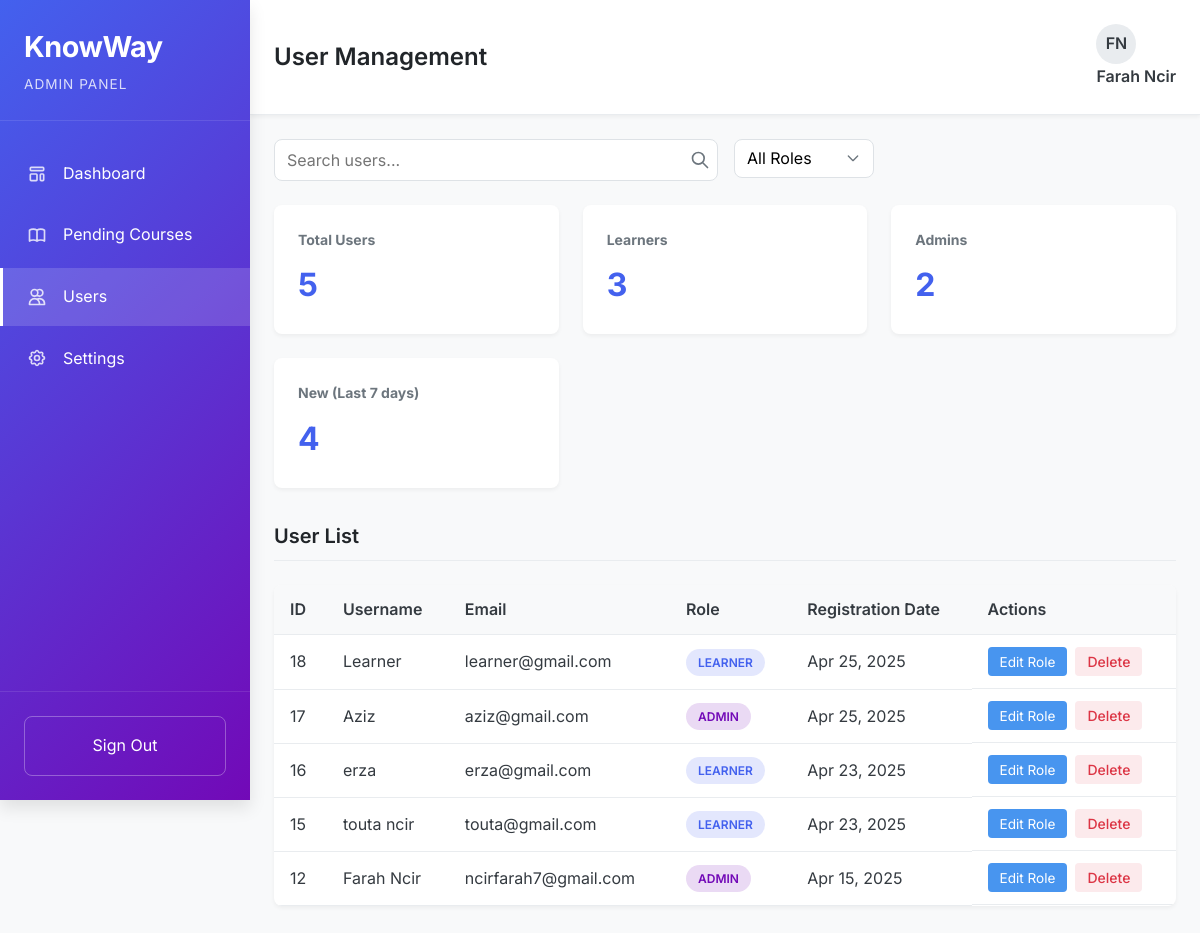
Page /view/users.php (signed in) on the committed database.
### tables this page shows
CREATE TABLE `users` (
  `id` int(11) NOT NULL,
  `username` varchar(100) NOT NULL,
  `email` varchar(255) NOT NULL,
  `password` varchar(255) NOT NULL,
  `created_at` timestamp NOT NULL DEFAULT current_timestamp(),
  `role` varchar(20) DEFAULT 'learner',
  `phone` varchar(20) DEFAULT NULL,
  `bio` text DEFAULT NULL,
  `avatar` varchar(255) DEFAULT NULL
);

### view/users.php (the view, shortened to what this page needs)
<?php
include '../config/db.php';
$username = $_SESSION['username'];
$initials = '';
$name_parts = explode(' ', $username);
foreach ($name_parts as $part) {
    $initials .= substr($part, 0, 1);
}
$user_id = $_SESSION['user_id'];
$user_query = "SELECT avatar FROM users WHERE id = ?";
$stmt = $conn->prepare($user_query);
$stmt->bind_param("i", $user_id);
$stmt->execute();
$result_user = $stmt->get_result();
$user_avatar = null;
if ($result_user->num_rows === 1) {
    $user_data = $result_user->fetch_assoc();
    $user_avatar = $user_data['avatar'];
}
$search = $_GET['search'] ?? '';
$filter = $_GET['filter'] ?? 'all';
$page = $_GET['page'] ?? 1;
$limit = 10;
$offset = ($page - 1) * $limit;
$sql = "SELECT * FROM users WHERE ";
$sql .= "(username LIKE '%$search%' OR email LIKE '%$search%') ";
$sql .= "ORDER BY created_at DESC ";
$sql .= "LIMIT $limit OFFSET $offset";
$result = $conn->query($sql);
$countSql = "SELECT COUNT(*) AS total FROM users WHERE ";
$countSql .= "(username LIKE '%$search%' OR email LIKE '%$search%') ";
$total_users = $conn->query($countSql)->fetch_assoc()['total'];
$total_learners = $conn->query("SELECT COUNT(*) AS count FROM users WHERE role='learner'")->fetch_assoc()['count'];
$total_admins = $conn->query("SELECT COUNT(*) AS count FROM users WHERE role='admin'")->fetch_assoc()['count'];
$recent_users = $conn->query("SELECT COUNT(*) AS count FROM users WHERE created_at >= DATE_SUB(NOW(), INTERVAL 7 DAY)")->fetch_assoc()['count'];
?>
<!DOCTYPE html>
<html lang="en">
<head>
    <link rel="stylesheet" href="admin-styles.css">
</head>
<body>
    <div class="admin-container" id="adminContainer">
        <aside class="sidebar" id="sidebar">
            <div class="sidebar-header">
                <h1 class="logo">KnowWay</h1>
                <p class="admin-label">Admin Panel</p>
            </div>
            <nav class="sidebar-nav">
                <ul>
                    <li><a href="admin.php"><span class="nav-icon dashboard-icon"></span>Dashboard</a></li>
                    <li><a href="pending-courses.php"><span class="nav-icon courses-icon"></span>Pending Courses</a></li>
                    <li class="active"><a href="users.php"><span class="nav-icon users-icon"></span>Users</a></li>
                    <li><a href="settings.php"><span class="nav-icon settings-icon"></span>Settings</a></li>
                </ul>
            </nav>
            <div class="sidebar-footer">
                <a href="../controller/logout.php" class="logout-btn">Sign Out</a>
            </div>
        </aside>
        <main class="main-content">
            <header class="content-header">
                <div class="header-left">
                    <h2>User Management</h2>
                </div>
                <div class="header-right">
                    <div class="admin-profile">
                    <div class="admin-avatar" style="width: 40px; height: 40px; border-radius: 50%; overflow: hidden; background-color: #e9ecef; display: flex; align-items: center; justify-content: center; margin-right: 8px; font-weight: 600; flex-shrink: 0; text-align: center;">
                    <?php if (isset($user_avatar) && $user_avatar): ?>
                                <img src="<?php echo htmlspecialchars($user_avatar); ?>" alt="Avatar" style="width: 40px; height: 40px; object-fit: cover; display: block; margin: 0; padding: 0;">
                            <?php else: ?>
                                <span style="font-size: 16px;"><?php echo htmlspecialchars($initials); ?></span>
                            <?php endif; ?>
                        </div>
                        <span class="admin-name"><?= htmlspecialchars($username) ?></span>
                    </div>
                </div>
            </header>
            <div class="content-body">
                <div class="toolbar">
                    <div class="search-filter">
                        <form method="GET" class="search-form">
                            <div class="search-input-wrapper">
                                <input type="text" name="search" placeholder="Search users..." value="<?= htmlspecialchars($search) ?>">
                                <button type="submit" class="search-btn"></button>
                            </div>
                            <div class="filter-wrapper">
                                <select name="filter" class="filter-select" onchange="this.form.submit()">
                                    <option value="all" <?= $filter === 'all' ? 'selected' : '' ?>>All Roles</option>
                                </select>
                            </div>
                        </form>
                    </div>
                </div>
                <div class="dashboard-stats">
                    <div class="stat-card">
                        <h3>Total Users</h3>
                        <p class="stat-number"><?= $total_users ?></p>
                    </div>
                    <div class="stat-card">
                        <h3>Learners</h3>
                        <p class="stat-number"><?= $total_learners ?></p>
                    </div>
                    <div class="stat-card">
                        <h3>Admins</h3>
                        <p class="stat-number"><?= $total_admins ?></p>
                    </div>
                    <div class="stat-card">
                        <h3>New (Last 7 days)</h3>
                        <p class="stat-number"><?= $recent_users ?></p>
                    </div>
                </div>
                <div class="users-container">
                    <h3 class="section-title">User List</h3>
                    <div class="users-table-container">
                        <table class="users-table">
                            <thead>
                                <tr>
                                    <th>ID</th>
                                    <th>Username</th>
                                    <th>Email</th>
                                    <th>Role</th>
                                    <th>Registration Date</th>
                                    <th>Actions</th>
                                </tr>
                            </thead>
                            <tbody>
                                <?php if ($result->num_rows > 0): ?>
                                    <?php while ($user = $result->fetch_assoc()): ?>
                                        <tr>
                                            <td><?= htmlspecialchars($user['id']) ?></td>
                                            <td><?= htmlspecialchars($user['username']) ?></td>
                                            <td><?= htmlspecialchars($user['email']) ?></td>
                                            <td>
                                                <span class="role-badge <?= $user['role'] === 'admin' ? 'admin' : 'learner' ?>">
                                                    <?= ucfirst(htmlspecialchars($user['role'])) ?>
                                                </span>
                                            </td>
                                            <td><?= date('M d, Y', strtotime($user['created_at'])) ?></td>
                                            <td class="actions">
                                                <button class="edit-role-btn" data-user-id="<?= $user['id'] ?>" data-user-name="<?= htmlspecialchars($user['username']) ?>" data-user-role="<?= htmlspecialchars($user['role']) ?>">
                                                    Edit Role
                                                </button>
                                                <form method="POST" action="../controller/delete-user.php" class="delete-form" onsubmit="return confirm('Are you sure you want to delete this user? This action cannot be undone.');">
                                                    <button type="submit" class="delete-btn">Delete</button>
                                                </form>
                                            </td>
                                        </tr>
                                    <?php endwhile; ?>
                                <?php else: ?>
                                    <tr>
                                        <td colspan="6" class="no-users">No users found matching your search criteria.</td>
                                    </tr>
                                <?php endif; ?>
                            </tbody>
                        </table>
                    </div>
                </div>
            </div>
        </main>
    </div>
</body>
</html>

### view/users.php (style rules this page uses)
.users-table-container { overflow-x: auto; background-color: var(--white); border-radius: var(--radius-md); box-shadow: var(--shadow-sm); margin-bottom: var(--space-lg); }
.users-table { width: 100%; border-collapse: collapse; }
.users-table th, .users-table td { padding: 12px 16px; text-align: left; border-bottom: 1px solid var(--light-gray); }
.users-table th { background-color: var(--off-white); font-weight: 600; color: var(--dark-gray); }
.role-badge { display: inline-block; padding: 4px 12px; border-radius: 50px; font-size: 0.75rem; font-weight: 600; text-transform: uppercase; }
.role-badge.admin { background-color: rgba(114, 9, 183, 0.15); color: var(--accent); }
.role-badge.learner { background-color: rgba(67, 97, 238, 0.15); color: var(--primary); }
.actions { display: flex; gap: 8px; }
.edit-role-btn { padding: 6px 12px; background-color: var(--primary-light); color: var(--white); border-radius: var(--radius-sm); font-size: 0.85rem; transition: background-color var(--transition-fast); }
.delete-btn { color: #dc3545; background-color: rgba(220, 53, 69, 0.1); border: none; }

### rows in the picture
users: id "18", username "Learner", email "learner@gmail.com", role "LEARNER", created_at "Apr 25, 2025"
users: id "17", username "Aziz", email "aziz@gmail.com", role "ADMIN", created_at "Apr 25, 2025"
users: id "16", username "erza", email "erza@gmail.com", role "LEARNER", created_at "Apr 23, 2025"
users: id "15", username "touta ncir", email "touta@gmail.com", role "LEARNER", created_at "Apr 23, 2025"
users: id "12", username "Farah Ncir", email "ncirfarah7@gmail.com", role "ADMIN", created_at "Apr 15, 2025"

### other values in the picture
$initials "FN"
$username "Farah Ncir"
$total_users "5"
$total_learners "3"
$total_admins "2"
$recent_users "4"
